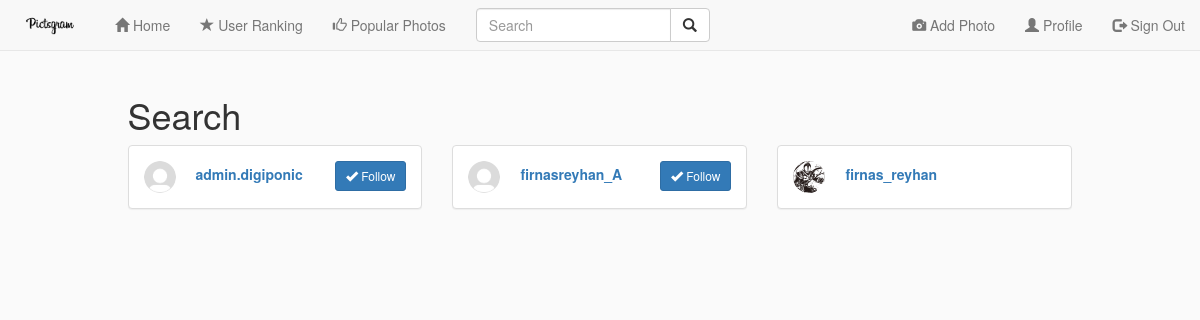
/pages/list_search.php (signed in), run on an earlier commit of the app's database.
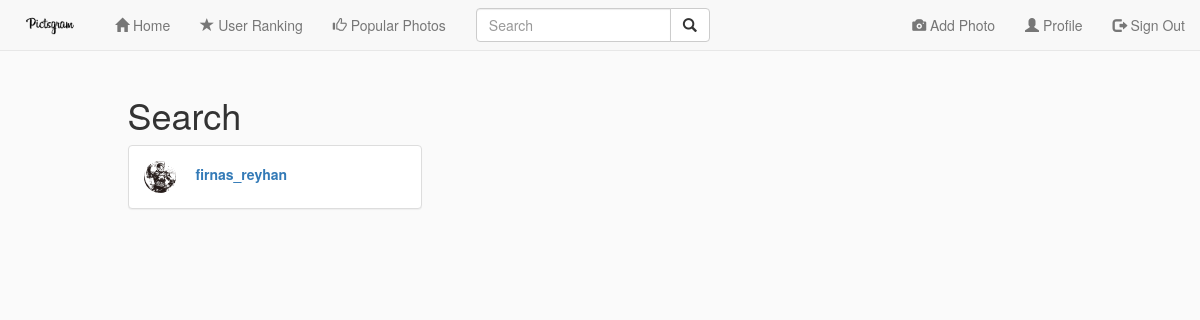
And on a later commit of the database.
### tables this page shows
CREATE TABLE `user` (
  `USERNAME` varchar(16) NOT NULL,
  `PASSWORD` varchar(16) DEFAULT NULL,
  `NAME` varchar(100) DEFAULT NULL,
  `GENDER` varchar(10) DEFAULT 'None',
  `ABOUT` varchar(200) DEFAULT NULL,
  `EMAIL` varchar(50) DEFAULT NULL,
  `PHONE` varchar(15) DEFAULT NULL,
  `WEBSITE` varchar(50) DEFAULT NULL,
  `IMAGE` varchar(250) DEFAULT 'no_profile.jpg',
  `TOTAL_POST` int(11) DEFAULT '0',
  `TOTAL_FOLLOWING` int(11) DEFAULT '0',
  `TOTAL_FOLLOWERS` int(11) DEFAULT '0',
  `STATUS` varchar(10) DEFAULT NULL,
  `TIME` datetime DEFAULT NULL
);

### pages/list_search.php (the view, shortened to what this page needs)
<?php
	$username_session = $_SESSION['username'];
	$param = $_GET['param'];
?>
<!DOCTYPE html>
<html lang="en">
<head>
		<link rel="stylesheet" href="../css/bootstrap.min.css">
		<link rel="stylesheet" href="../css/style.css">
</head>
<body style="background:#fafafa;">
	<?php
		include("navbar.php");
	?>
	<div class="container" style="margin-top:75px;">
		<div class="row">
			<div class="col-md-1">
			</div>
			<div class="col-md-10">
				<h1>Search</h1>
				<div class="row">
					<?php
						$query_search = mysqli_query($mysqli, "SELECT * FROM user WHERE username LIKE '%$param%' OR name LIKE '%$param%' OR email LIKE '%$param%'");
						$cek_jumlah_follower = mysqli_num_rows($query_search);
						if($cek_jumlah_follower > 0) {
							while($data = mysqli_fetch_array($query_search)){
								$username_search = $data['USERNAME'];
									$query_relationship = mysqli_query($mysqli, "SELECT * FROM relationship WHERE username_a = '$username_session' AND username_b = '$username_search'");
									$cek = mysqli_num_rows($query_relationship);
									if($username_session == $username_search) {
					?>
					<div class="col-md-4">
						<div class="panel panel-default">
							<div class="panel-body">
								<div>
									<img src="../images/profile/<?php echo $data['IMAGE']; ?>" class="img-circle" style="height:32px; width:32px;">
									<label style="margin-left:16px;"><a href="profile.php?username=<?php echo $username_search; ?>"><?php echo $username_search; ?></a></label>
								</div>
							</div>
						</div>
					</div>
					<?php
									} else {
					?>
					<div class="col-md-4">
						<div class="panel panel-default">
							<div class="panel-body">
								<div>
									<img src="../images/profile/<?php echo $data['IMAGE']; ?>" class="img-circle" style="height:32px; width:32px;">
									<label style="margin-left:16px;"><a href="profile.php?username=<?php echo $username_search ?>"><?php echo $username_search; ?></a></label>
									<form action="process/add_relationship.php" method="post" style="display:inline;">
										<button type="submit" class="btn btn-sm btn-primary pull-right" <?php if($cek == 1) { echo "style='display:none;'"; } ?>><span class="glyphicon glyphicon-ok"></span> Follow</button>
									</form>
								</div>
							</div>
						</div>
					</div>
					<?php
									}
							}
						} else {
					?>
					<h1 class="text-center" style="margin-top:175px;">~No User~</h1>
					<?php
						}
					?>
				</div>
			</div>
			<div class="col-md-1">
			</div>
		</div>
	</div>
</body>
</html>

What changed in the data, as far as the page shows it:
removed user: IMAGE (picture), USERNAME "admin.digiponic"
removed user: IMAGE (picture), USERNAME "firnasreyhan_A"
changed user "firnas_reyhan": IMAGE: a different picture
